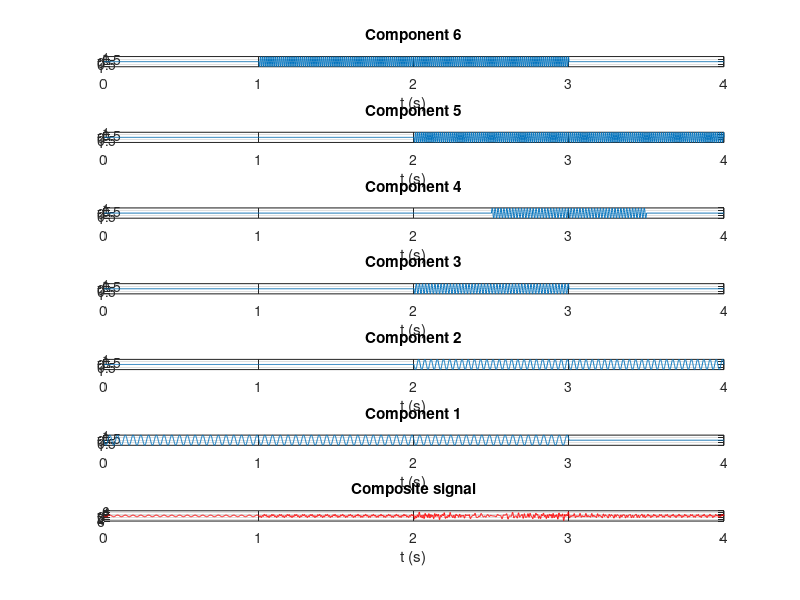
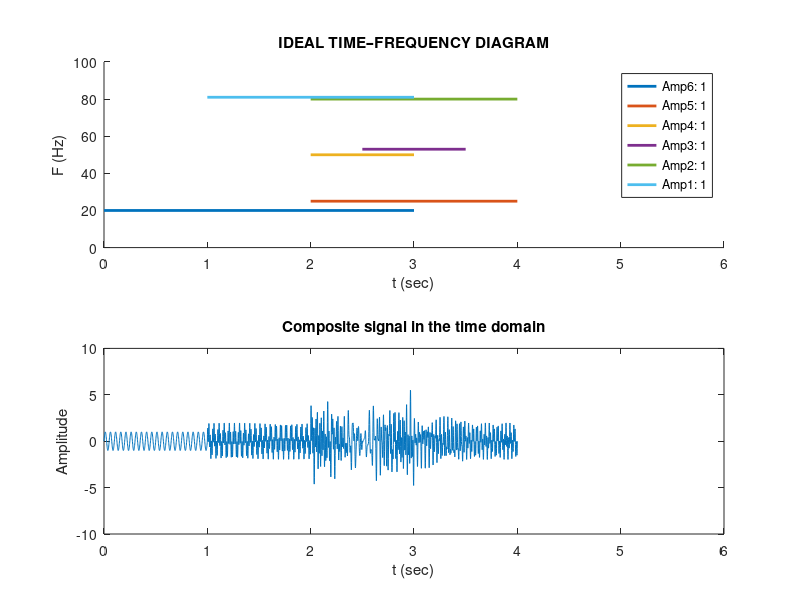

These charts were generated, in order, by the following MATLAB code: (Note: this script raises an error after producing the figures.)
%% PRACTICE 13.12. Time–Frequency Analysis Using the FASLT Superlets Transform.

clc, close all, clear all

%% 1. Data acquisition (frequencies, amplitudes, and durations) of all components:
% The following data can be modified in order to introduce situations related to:
% - Frequency resolution: closely spaced tones
% - Detection: very small components relative to the largest one (amplitude = 1)

% 1.1 Component frequencies (ordered from lowest to highest):
f1=20; f2=25; f3=50; f4=53; f5=80; f6=81;
% 1.2 Amplitudes:
a1=1; a2=1; a3=1; a4=1; a5=1; a6=1;
%a1=1; a2=0.1; a3=0.1; a4=0.05; a5=0.01; a6=0.005;

% 1.3 Component durations:
t1=[0 3]; t2=[2 4]; t3=[2 3]; t4=[2.5 3.5]; t5=[2 4]; t6=[1 3];
%% 1.2. Generation of the composite signal (sum of all components):
Fs=10*f6; % Sampling frequency with respect to the highest component frequency
Ts=1/Fs;
duration = 4; % Maximum duration covered by the signal components
t=0:Ts:duration;
%% METHOD 2: Taking advantage of MATLAB programming capabilities,
% the previous method is implemented again but now in a compact way.
% First, each component is generated over the entire time interval (4 seconds):
comp1=a1*sin(2*pi*f1*t);
comp2=a2*sin(2*pi*f2*t);
comp3=a3*sin(2*pi*f3*t);
comp4=a4*sin(2*pi*f4*t);
comp5=a5*sin(2*pi*f5*t);
comp6=a6*sin(2*pi*f6*t);
% The components are filled with zeros in the intervals where they do not exist,
% taking advantage of MATLAB's logical indexing capabilities:
comp1=(t<=3).*(comp1);
comp2=((t>=2)&(t<=4)).*(comp2);
comp3=((t>2)&(t<=3)).*(comp3);
comp4=((t>=2.5)&(t<=3.5)).*(comp4);
comp5=((t>=2)&(t<=4)).*(comp5);
comp6=((t>=1)&(t<=3)).*(comp6);
% Presentation of the components in ascending order as in the ideal TF diagram:
figure
subplot(7,1,1);plot(t,comp6);title('Component 6'); xlabel('t (s)');grid on;
subplot(7,1,2);plot(t,comp5);title('Component 5'); xlabel('t (s)');grid on;
subplot(7,1,3);plot(t,comp4);title('Component 4'); xlabel('t (s)');grid on;
subplot(7,1,4);plot(t,comp3);title('Component 3'); xlabel('t (s)');grid on;
subplot(7,1,5);plot(t,comp2);title('Component 2'); xlabel('t (s)');grid on;
subplot(7,1,6);plot(t,comp1);title('Component 1'); xlabel('t (s)');grid on;
% Once the components are generated, they are summed to obtain the composite signal:
yt1 = comp1+comp2+comp3+comp4+comp5+comp6;
subplot(7,1,7);plot(t,yt1,'r');title('Composite signal'); xlabel('t (s)');grid on;
% Visualization of the ideal time–frequency diagram together with the composite signal,
% so that the presence of one or more components can be observed
% over the corresponding time intervals:
figure
subplot(2,1,1);
hold on
plot (t1,[f1 f1],'linewidth',2)
plot (t2,[f2 f2],'linewidth',2)
plot (t3,[f3 f3],'linewidth',2)
plot (t4,[f4 f4],'linewidth',2)
plot (t5,[f5 f5],'linewidth',2)
plot (t6,[f6 f6],'linewidth',2)
title('IDEAL TIME–FREQUENCY DIAGRAM')
xlabel('t (sec)')
ylabel('F (Hz)')
axis([0 6 0 100])
legend('Amp6: 1','Amp5: 1','Amp4: 1','Amp3: 1','Amp2: 1','Amp1: 1')
%legend('Amp6: 1','Amp5: 0.01','Amp4: 0.001','Amp3: 0.001','Amp2: 0.01','Amp1: 1')
subplot(2,1,2);
plot(t,yt1);
title('Composite signal in the time domain');
xlabel('t (sec)');
ylabel('Amplitude');
axis([0 6 -10 10]) % Same horizontal limits as the ideal TF diagram to observe correspondences
xn = yt1;

%% 2. FREQUENCY-DOMAIN ANALYSIS:
N=length(xn); % Number of samples of the discretized signal
FACTOR = 1024;
nFFT=2^(ceil(log2(N)))*FACTOR;
f=linspace(0,Fs,nFFT);

%% 2.1 Modified Periodogram using BH4T window:
window_2=blackmanharris(fix(length(xn)));
xn_windowed = window_2 .* xn';
PM2 = 20*log10(abs(fft(xn_windowed,nFFT)));

%% 2.2 MODIFIED CORRELOGRA
r1 = xcorr(xn); % Autocorrelation computation
r1 = r1';
% Window:
ventana1 = bartlett(2*N-1);
% Windowed autocorrelation:
rw1 = r1 .* ventana1;
% Only the positive part of the autocorrelation is retained:
rw1 = rw1(1:end);
% FFT is applied to the windowed autocorrelation:
N_r1 = length(rw1);
nFFT_corr = 2^(ceil(log2(N_r1))) * FACTOR;
Correlogram1 = abs(fft(rw1,nFFT_corr));
f_corr = linspace(0,Fs,nFFT_corr);

%% 2.3 PARAMETRIC METHOD: AR
order = 400;
[P_yulear,fb] = pyulear(xn,order,nFFT,Fs);
figure
hold on
plot(f,PM2,'b');
plot(f_corr,20*log10(Correlogram1),'r');
plot(fb,20*log10(P_yulear),'k')
legend('PM-BH4T','Correlogram Bartlett','Yule-Walker AR')
title('Comparison of spectral estimation methods')
xlabel('f (Hz)')
xlim([0 Fs/2])
grid minor

%% 3.2 TIME–FREQUENCY ANALYSIS: Wigner–Ville Distribution (WVD)

[d,f,t] = wvd(xn,Fs);
figure
subplot(2,1,1)
hold on
plot (t1,[f1 f1],'linewidth',2)
plot (t2,[f2 f2],'linewidth',2)
plot (t3,[f3 f3],'linewidth',2)
plot (t4,[f4 f4],'linewidth',2)
plot (t5,[f5 f5],'linewidth',2)
plot (t6,[f6 f6],'linewidth',2)
title('IDEAL TIME–FREQUENCY DIAGRAM')
xlabel('t (sec)')
ylabel('F (Hz)')
axis([0 6 0 100])
legend('Amp6: 1','Amp5: 1','Amp4: 1','Amp3: 1','Amp2: 1','Amp1: 1')
subplot(2,1,2)
contour(t,f,abs(d))
title('WIGNER–VILLE TIME–FREQUENCY DIAGRAM')
xlabel('t (sec)')
ylabel('F (Hz)')
axis([0 6 0 100])
colorbar
toc

tic
[d, f, t] = wvd(xn,Fs,'smoothedPseudo',hamming(501),rectwin(501), 'NumFrequencyPoints',1000);
figure
subplot(2,1,1);
hold on
plot (t1,[f1 f1],'linewidth',2)
plot (t2,[f2 f2],'linewidth',2)
plot (t3,[f3 f3],'linewidth',2)
plot (t4,[f4 f4],'linewidth',2)
plot (t5,[f5 f5],'linewidth',2)
plot (t6,[f6 f6],'linewidth',2)
title('IDEAL TIME–FREQUENCY DIAGRAM')
xlabel('t(sec)'), ylabel('F(Hz)'), axis([0 6 0 100])
legend('Amp6: 1','Amp5: 1','Amp4: 1','Amp3: 1','Amp2: 1','Amp1: 1')
%legend('Amp6: 0.005','Amp5: 0.01','Amp4: 0.05','Amp3: 0.1','Amp2: 0.1','Amp1: 1')
subplot(2,1,2);
contour(t,f,abs(d));
title('SPWVD TIME–FREQUENCY DIAGRAM')
xlabel('t(sec)'), ylabel('F(Hz)')
axis([0 6 0 100])
colorbar
toc


%% GABOR TRANSFORM
% For correct operation, the following procedure must be followed.
xn = yt1;
inputSignal = yt1'; % Input signal (column vector)
% =============================================================
% Window parameters for comparison with other time–frequency methods
window_RF = blackmanharris(fix(length(xn)/20));
noverlap_RF = fix(length(window_RF)/2);
L_window_RF = length(window_RF);
FACTOR = 32;
nFFT_window_RF = 2^(ceil(log2(L_window_RF))) * FACTOR;
% =============================================================
% Definition of the Discrete Gabor Transform (DGT) operator
tic
F = DGTtool('windowName','Gauss'); 
% The following alternative parameter configurations were tested.
% However, they produced practically the same result in this example.
% F = DGTtool('windowShift',500,'windowLength',1500,'FFTnum',2000,'windowName','Blackman')
% F = DGTtool('windowShift',noverlap_RF,'windowLength',length(window_RF), ...
%             'FFTnum',nFFT_window_RF,'windowName','Blackman')
% =============================================================
% Computation of the Gabor transform
X = F(inputSignal);
% Reconstruction of the signal from the Gabor coefficients (pseudo-inverse operation)
x = F.pinv(X);
% =============================================================
% Time–frequency representation
% Note:
% The plotting functions operate on the reconstructed signal.
% Therefore, the reconstructed signal 'x' must be used instead of 'X'.
F.plot(x,Fs)
% Optional: reassigned spectrogram for improved localization
% F.plotReassign(x,Fs)
sgtitle('Gabor Transform with Gaussian Window');
toc


%% 3.5 FOURIER REASSIGNED SPECTROGRAM
tic
figure
% Using the function WITHOUT output parameters:
% The following two lines produced very poor results:
% pspectrum(yt1,Fs,'FrequencyLimits',[0 100],'FrequencyResolution',1,'Leakage',0.85,'spectrogram','Reassign',true);
% pspectrum(yt1,Fs,"spectrogram",'FrequencyResolution',1,'Leakage',0.85,'Reassign',true)
% Using the function WITH output parameters provides better results:
[P,F,T] = pspectrum(yt1,Fs,'FrequencyLimits',[0 100], 'FrequencyResolution',1, 'Leakage',0.85, ...
                   'spectrogram', 'Reassign',true);
% Time–frequency visualization
mesh(T,F,P) % Produced very good results
colormap parula
title('Reassigned Fourier Spectrogram')
xlabel('Time (s)')
ylabel('F (Hz)')
axis tight
view(2)
toc


%% 3.6 TIME–FREQUENCY ANALYSIS
% Fourier-based Synchrosqueezing Transform (FSST)
% Improved frequency resolution: window length = 20% of the signal length
tic
window_F = blackmanharris(fix(length(yt1)/5));
[d_F, f_F, t_F] = fsst(yt1,Fs,window_F);
figure
contour(t_F,f_F,abs(d_F))
title('FSST with window length = 20% of the signal length')
xlabel('t (sec)')
ylabel('F (Hz)')
toc


%% 3.7.1 T–F METHOD USING MORSE WAVELET
figure
% CWT function using Morse wavelet type, with default parameters:
% cwt(yt1,Fs,'morse');
% title('CWT (Morse Wavelet), Default Parameters [3,60]');
% CWT function with parameters that provide better results [12,440]:
cwt(yt1,Fs,'morse','WaveletParameters',[12,440]); 
title(' CWT (Wavelet Morse), [12,440]');
% ===========================================================
%% 3.7.2 T–F METHOD USING BUMP WAVELET	
figure
% CWT function using Bump wavelet type:
cwt(yt1,Fs,'bump'); 
title(' CWT (Wavelet bump)');
% ===========================================================
%% 3.7.3 T–F METHOD USING MORLET WAVELET
figure
% CWT function using Morlet wavelet type:
cwt(yt1,Fs,'amor'); 
title(' CWT (Wavelet MORLET)');
% "Fine Scale Coefficients" plot: the function is used with output parameters
wt = cwt(yt1,Fs,'amor');
figure
plot(t,10*log10(abs(wt(1,:)).^2)); 
xlabel('Tiempo (s)'); ylabel('Magnitud'); grid on;
title('Fine-Scale Coefficients Diagram');


%% 3.8 SUPERLETS ASLT:
% Use of the ASLT function:
% Input parameters
fois = 1:0.5:250; % buffer vector for the frequency range
srord= [1, 30]; % cycles vector
tic
TF_ASLT = aslt(xn, Fs, fois, 5, srord, 0);
toc
figure
imagesc(t,fois,TF_ASLT);
set(gca, 'ydir', 'normal');
colormap jet; ylim([0 250]); grid on;
title('SUPERLETS ASLT');
xlabel('t(sec)'); ylabel('F(Hz)');


%% 3.9 SUPERLETS FASLT:
% Use of the FASLT function:
fois = 1:0.5:250; % buffer vector for the frequency range
srord2= [1, 250]; % cycles vector
tic
TF_FASLT = faslt(xn, Fs, fois, 8, srord2, 0);
toc
figure
imagesc(t,fois,TF_FASLT);
set(gca, 'ydir', 'normal');
colormap jet;
axis([0 5 0 250]); grid on;
title('SUPERLETS FASLT'); xlabel('t(sec)'); ylabel('F(Hz)');
